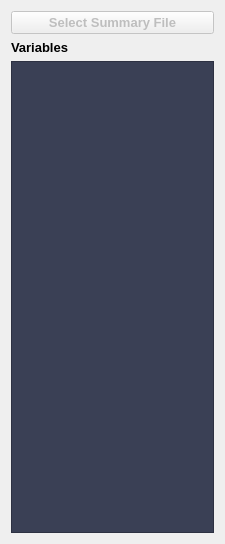
                    <widget class="QWidget" name="variables_page">
                     <property name="geometry">
                      <rect>
                       <x>0</x>
                       <y>0</y>
                       <width>225</width>
                       <height>544</height>
                      </rect>
                     </property>
                     <attribute name="label">
                      <string>Variables</string>
                     </attribute>
                     <layout class="QVBoxLayout" name="verticalLayout_10">
                      <item>
                       <widget class="QPushButton" name="select_summary_slider_button">
                        <property name="enabled">
                         <bool>false</bool>
                        </property>
                        <property name="font">
                         <font>
                          <family>Arial</family>
                          <pointsize>10</pointsize>
                          <weight>75</weight>
                          <italic>false</italic>
                          <bold>true</bold>
                         </font>
                        </property>
                        <property name="text">
                         <string>Select Summary File</string>
                        </property>
                       </widget>
                      </item>
                      <item>
                       <widget class="QLabel" name="EVariable_title_label_2">
                        <property name="font">
                         <font>
                          <family>Arial</family>
                          <pointsize>10</pointsize>
                          <weight>75</weight>
                          <italic>false</italic>
                          <bold>true</bold>
                         </font>
                        </property>
                        <property name="text">
                         <string>Variables</string>
                        </property>
                       </widget>
                      </item>
                      <item>
                       <layout class="QGridLayout" name="E_variables_layout"/>
                      </item>
                      <item>
                       <widget class="QTextEdit" name="output_textBox_4">
                        <property name="styleSheet">
                         <string notr="true">background-color: rgb(58, 64, 85);
color: rgb(255, 255, 255);</string>
                        </property>
                       </widget>
                      </item>
                     </layout>
                    </widget>
